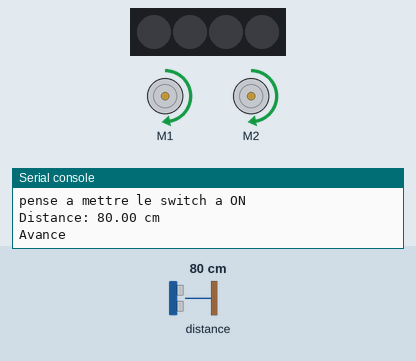
A program run on a simulated Raspberry Pi Pico running MicroPython. Parts: 4 RGB LEDs in strip order, left to right, 2 × DC motor (green arrow = forward, orange = backward, longer = faster), the last lines printed to the serial console. The test bench sets the inputs (shaded band); at power-on: distance to the obstacle 80 cm. At 4.8 s the program stops and its outputs stay as they are.

Above: at 0.1 s.
At 1.3 s:
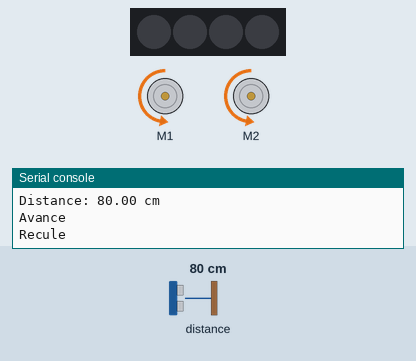
At 2.5 s:
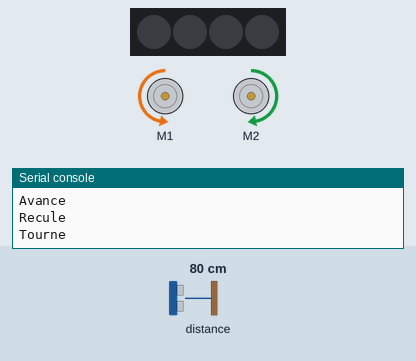
At 4.3 s:
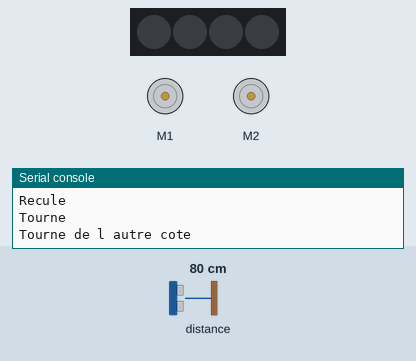
Timing chart, 0 to 5.8 s (numbered marks = the images above):
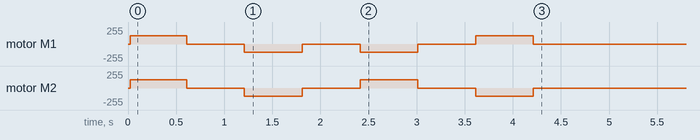

The program:

robot_bob.py
```python
from robot import Robot
from moteur_bob import Moteur
from ultrason_bob import Ultrason
from PicoAutonomousRobotics import KitronikPicoRobotBuggy
import time


class RobotBob(Robot):

    def __init__(self):
        self.kprb = KitronikPicoRobotBuggy()
        #Moteur
        self.moteur_gauche = Moteur(self.kprb, 'l')
        self.moteur_droit = Moteur(self.kprb, 'r')
        self.vitesse_moyenne = 1#Pas de vitesse
        #Ultrason
        self.us_avant = Ultrason(self.kprb)


    # controle d'un moteur ou de plusieurs moteur
    # moteur : "droit, "gauche"
    # ordre : "avant", "arriere", "stop"
    # vitesse : vitesse du moteur
    def moteur(self, moteur:str(), ordre:str(), vitesse=50):
        _mot = self.moteur_gauche
        if "droit" == moteur:
            _mot = self.moteur_droit

        if "avant" == ordre :
            _mot.marcheAvant()
        elif "arriere" == ordre :
            _mot.marcheArriere()
        else :
            _mot.stop()

    # obtient la distance d'un ou plusieurs détecteur
    # detecteur : "avant"
    def distance_cm(self, detecteur):
        return self.us_avant.distance_cm()

if __name__ == '__main__':
    print('test classe robot')
    # declare le robot
    r2d2 = RobotBob()
    # lecture de la distance
    distance = r2d2.distance_cm("avant")
    print('Distance:', "{0:2.2f}".format(distance), 'cm')
    # avance
    print('Avance')
    r2d2.moteur("droit","avant",60)
    r2d2.moteur("gauche","avant",60)
    time.sleep(0.6)
    # stop
    r2d2.moteur("droit","stop",60)
    r2d2.moteur("gauche","stop",60)
    time.sleep(0.6)
    # recule
    print('Recule')
    r2d2.moteur("droit","arriere",60)
    r2d2.moteur("gauche","arriere",60)
    time.sleep(0.6)
    # stop
    r2d2.moteur("droit","stop",60)
    r2d2.moteur("gauche","stop",60)
    time.sleep(0.6)
    # tourne
    print('Tourne')
    r2d2.moteur("droit","avant",60)
    r2d2.moteur("gauche","arriere",60)
    time.sleep(0.6)
    # stop
    r2d2.moteur("droit","stop",60)
    r2d2.moteur("gauche","stop",60)
    time.sleep(0.6)
    # tourne
    print('Tourne de l autre cote')
    r2d2.moteur("droit","arriere",60)
    r2d2.moteur("gauche","avant",60)
    time.sleep(0.6)
    # stop
    r2d2.moteur("droit","stop",60)
    r2d2.moteur("gauche","stop",60)
    time.sleep(0.6)
```

robot.py
```python
class Robot():

    ###### Fonction moteur ######
    # controle d'un moteur ou de plusieurs moteur
    # moteur : "droit, "gauche"
    # ordre : "avant", "arriere", "stop"
    # vitesse : vitesse du moteur
    def moteur(self, moteur:str(), ordre:str(), vitesse=50):
        raise NotImplementedError

    ###### Fonction ultrason ######
    # obtient la distance d'un ou plusieurs détecteur
    # detecteur : "avant"
    def distance_cm(self, detecteur):
        raise NotImplementedError


    
```

moteur_bob.py
```python
from PicoAutonomousRobotics import KitronikPicoRobotBuggy
import time

class Moteur:
    def __init__(self, kprBuggy, moteur_cote = 'l'):
        self.kpr = kprBuggy
        self.moteur_cote =  moteur_cote
        self.stop()
        print('pense a mettre le switch a ON')

    def marcheAvant(self, vitesse=50):
        self.kpr.motorOn(self.moteur_cote, 'f',vitesse)

    def marcheArriere(self, vitesse=50):
        self.kpr.motorOn(self.moteur_cote, 'r',vitesse)

    def stop(self):
        self.kpr.motorOff(self.moteur_cote)

if __name__ == '__main__':
    print('test classe moteur')
    kprb = KitronikPicoRobotBuggy()
    # Initialisation des moteurs
    m1 = Moteur(kprb, 'l')
    m2 = Moteur(kprb, 'r')
    print('le robot avance')
    m1.marcheAvant()
    m2.marcheAvant()
    time.sleep(0.2)
    print('le robot s arrete')
    m1.stop()
    m2.stop()
```

ultrason_bob.py
```python
from PicoAutonomousRobotics import KitronikPicoRobotBuggy
import time

class Ultrason:

    def __init__(self, kprBuggy):
        self.kpr = kprBuggy
        self.kpr.setMeasurementsTo("meter")

    def distance_mm(self):
        """
        Get the distance in milimeters without floating point operations.
        """
        mm = self.kpr.getDistance()*10
        return mm

    def distance_cm(self):
        """
        Get the distance in centimeters with floating point operations.
        It returns a float
        """
        cms = self.kpr.getDistance()
        return cms


if __name__ == '__main__':
    print('test classe ultrason')
    kprb = KitronikPicoRobotBuggy()
    sensor = Ultrason(kprb)
    while True:
        distance = sensor.distance_cm()
        print('Distance:', "{0:2.2f}".format(distance), 'cm')
        time.sleep(1)
```
